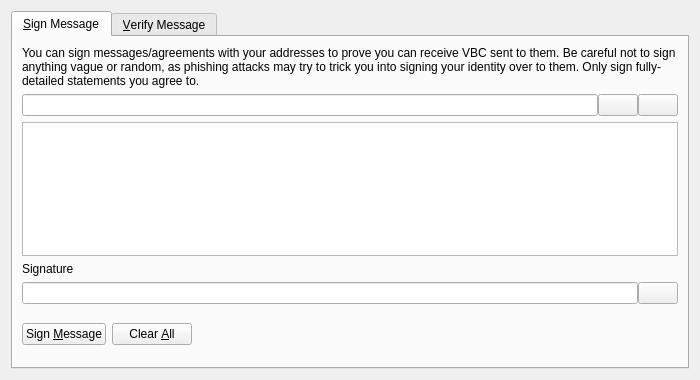
<?xml version="1.0" encoding="UTF-8"?>
<ui version="4.0">
 <class>SignVerifyMessageDialog</class>
 <widget class="QDialog" name="SignVerifyMessageDialog">
  <property name="geometry">
   <rect>
    <x>0</x>
    <y>0</y>
    <width>700</width>
    <height>380</height>
   </rect>
  </property>
  <property name="windowTitle">
   <string>Signatures - Sign / Verify a Message</string>
  </property>
  <property name="modal">
   <bool>true</bool>
  </property>
  <layout class="QVBoxLayout" name="verticalLayout">
   <item>
    <widget class="QTabWidget" name="tabWidget">
     <property name="currentIndex">
      <number>0</number>
     </property>
     <widget class="QWidget" name="tabSignMessage">
      <attribute name="title">
       <string>&amp;Sign Message</string>
      </attribute>
      <layout class="QVBoxLayout" name="verticalLayout_SM">
       <item>
        <widget class="QLabel" name="infoLabel_SM">
         <property name="text">
          <string>You can sign messages/agreements with your addresses to prove you can receive VBC sent to them. Be careful not to sign anything vague or random, as phishing attacks may try to trick you into signing your identity over to them. Only sign fully-detailed statements you agree to.</string>
         </property>
         <property name="textFormat">
          <enum>Qt::PlainText</enum>
         </property>
         <property name="wordWrap">
          <bool>true</bool>
         </property>
        </widget>
       </item>
       <item>
        <layout class="QHBoxLayout" name="horizontalLayout_1_SM">
         <property name="spacing">
          <number>0</number>
         </property>
         <item>
          <widget class="QValidatedLineEdit" name="addressIn_SM">
           <property name="toolTip">
            <string>The VibofChain address to sign the message with</string>
           </property>
          </widget>
         </item>
         <item>
          <widget class="QPushButton" name="addressBookButton_SM">
           <property name="toolTip">
            <string>Choose previously used address</string>
           </property>
           <property name="text">
            <string/>
           </property>
           <property name="icon">
            <iconset resource="../vibofchain.qrc">
             <normaloff>:/icons/address-book</normaloff>:/icons/address-book</iconset>
           </property>
           <property name="shortcut">
            <string>Alt+A</string>
           </property>
           <property name="autoDefault">
            <bool>false</bool>
           </property>
          </widget>
         </item>
         <item>
          <widget class="QPushButton" name="pasteButton_SM">
           <property name="toolTip">
            <string>Paste address from clipboard</string>
           </property>
           <property name="text">
            <string/>
           </property>
           <property name="icon">
            <iconset resource="../vibofchain.qrc">
             <normaloff>:/icons/editpaste</normaloff>:/icons/editpaste</iconset>
           </property>
           <property name="shortcut">
            <string>Alt+P</string>
           </property>
           <property name="autoDefault">
            <bool>false</bool>
           </property>
          </widget>
         </item>
        </layout>
       </item>
       <item>
        <widget class="QPlainTextEdit" name="messageIn_SM">
         <property name="toolTip">
          <string>Enter the message you want to sign here</string>
         </property>
        </widget>
       </item>
       <item>
        <widget class="QLabel" name="signatureLabel_SM">
         <property name="text">
          <string>Signature</string>
         </property>
         <property name="textFormat">
          <enum>Qt::PlainText</enum>
         </property>
        </widget>
       </item>
       <item>
        <layout class="QHBoxLayout" name="horizontalLayout_2_SM">
         <property name="spacing">
          <number>0</number>
         </property>
         <item>
          <widget class="QLineEdit" name="signatureOut_SM">
           <property name="font">
            <font>
             <italic>true</italic>
            </font>
           </property>
           <property name="readOnly">
            <bool>true</bool>
           </property>
          </widget>
         </item>
         <item>
          <widget class="QPushButton" name="copySignatureButton_SM">
           <property name="toolTip">
            <string>Copy the current signature to the system clipboard</string>
           </property>
           <property name="text">
            <string/>
           </property>
           <property name="icon">
            <iconset resource="../vibofchain.qrc">
             <normaloff>:/icons/editcopy</normaloff>:/icons/editcopy</iconset>
           </property>
           <property name="autoDefault">
            <bool>false</bool>
           </property>
          </widget>
         </item>
        </layout>
       </item>
       <item>
        <layout class="QHBoxLayout" name="horizontalLayout_3_SM">
         <item>
          <widget class="QPushButton" name="signMessageButton_SM">
           <property name="toolTip">
            <string>Sign the message to prove you own this VibofChain address</string>
           </property>
           <property name="text">
            <string>Sign &amp;Message</string>
           </property>
           <property name="icon">
            <iconset resource="../vibofchain.qrc">
             <normaloff>:/icons/edit</normaloff>:/icons/edit</iconset>
           </property>
           <property name="autoDefault">
            <bool>false</bool>
           </property>
          </widget>
         </item>
         <item>
          <widget class="QPushButton" name="clearButton_SM">
           <property name="toolTip">
            <string>Reset all sign message fields</string>
           </property>
           <property name="text">
            <string>Clear &amp;All</string>
           </property>
           <property name="icon">
            <iconset resource="../vibofchain.qrc">
             <normaloff>:/icons/remove</normaloff>:/icons/remove</iconset>
           </property>
           <property name="autoDefault">
            <bool>false</bool>
           </property>
          </widget>
         </item>
         <item>
          <spacer name="horizontalSpacer_1_SM">
           <property name="orientation">
            <enum>Qt::Horizontal</enum>
           </property>
           <property name="sizeHint" stdset="0">
            <size>
             <width>40</width>
             <height>48</height>
            </size>
           </property>
          </spacer>
         </item>
         <item>
          <widget class="QLabel" name="statusLabel_SM">
           <property name="font">
            <font>
             <weight>75</weight>
             <bold>true</bold>
            </font>
           </property>
           <property name="text">
            <string/>
           </property>
           <property name="wordWrap">
            <bool>true</bool>
           </property>
          </widget>
         </item>
         <item>
          <spacer name="horizontalSpacer_2_SM">
           <property name="orientation">
            <enum>Qt::Horizontal</enum>
           </property>
           <property name="sizeHint" stdset="0">
            <size>
             <width>40</width>
             <height>48</height>
            </size>
           </property>
          </spacer>
         </item>
        </layout>
       </item>
      </layout>
     </widget>
     <widget class="QWidget" name="tabVerifyMessage">
      <attribute name="title">
       <string>&amp;Verify Message</string>
      </attribute>
      <layout class="QVBoxLayout" name="verticalLayout_VM">
       <item>
        <widget class="QLabel" name="infoLabel_VM">
         <property name="text">
          <string>Enter the receiver's address, message (ensure you copy line breaks, spaces, tabs, etc. exactly) and signature below to verify the message. Be careful not to read more into the signature than what is in the signed message itself, to avoid being tricked by a man-in-the-middle attack. Note that this only proves the signing party receives with the address, it cannot prove sendership of any transaction!</string>
         </property>
         <property name="textFormat">
          <enum>Qt::PlainText</enum>
         </property>
         <property name="alignment">
          <set>Qt::AlignLeading|Qt::AlignLeft|Qt::AlignTop</set>
         </property>
         <property name="wordWrap">
          <bool>true</bool>
         </property>
        </widget>
       </item>
       <item>
        <layout class="QHBoxLayout" name="horizontalLayout_1_VM">
         <property name="spacing">
          <number>0</number>
         </property>
         <item>
          <widget class="QValidatedLineEdit" name="addressIn_VM">
           <property name="toolTip">
            <string>The VibofChain address the message was signed with</string>
           </property>
          </widget>
         </item>
         <item>
          <widget class="QPushButton" name="addressBookButton_VM">
           <property name="toolTip">
            <string>Choose previously used address</string>
           </property>
           <property name="text">
            <string/>
           </property>
           <property name="icon">
            <iconset resource="../vibofchain.qrc">
             <normaloff>:/icons/address-book</normaloff>:/icons/address-book</iconset>
           </property>
           <property name="shortcut">
            <string>Alt+A</string>
           </property>
           <property name="autoDefault">
            <bool>false</bool>
           </property>
          </widget>
         </item>
        </layout>
       </item>
       <item>
        <widget class="QPlainTextEdit" name="messageIn_VM"/>
       </item>
       <item>
        <widget class="QValidatedLineEdit" name="signatureIn_VM"/>
       </item>
       <item>
        <layout class="QHBoxLayout" name="horizontalLayout_2_VM">
         <item>
          <widget class="QPushButton" name="verifyMessageButton_VM">
           <property name="toolTip">
            <string>Verify the message to ensure it was signed with the specified VibofChain address</string>
           </property>
           <property name="text">
            <string>Verify &amp;Message</string>
           </property>
           <property name="icon">
            <iconset resource="../vibofchain.qrc">
             <normaloff>:/icons/transaction_0</normaloff>:/icons/transaction_0</iconset>
           </property>
           <property name="autoDefault">
            <bool>false</bool>
           </property>
          </widget>
         </item>
         <item>
          <widget class="QPushButton" name="clearButton_VM">
           <property name="toolTip">
            <string>Reset all verify message fields</string>
           </property>
           <property name="text">
            <string>Clear &amp;All</string>
           </property>
           <property name="icon">
            <iconset resource="../vibofchain.qrc">
             <normaloff>:/icons/remove</normaloff>:/icons/remove</iconset>
           </property>
           <property name="autoDefault">
            <bool>false</bool>
           </property>
          </widget>
         </item>
         <item>
          <spacer name="horizontalSpacer_1_VM">
           <property name="orientation">
            <enum>Qt::Horizontal</enum>
           </property>
           <property name="sizeHint" stdset="0">
            <size>
             <width>40</width>
             <height>48</height>
            </size>
           </property>
          </spacer>
         </item>
         <item>
          <widget class="QLabel" name="statusLabel_VM">
           <property name="font">
            <font>
             <weight>75</weight>
             <bold>true</bold>
            </font>
           </property>
           <property name="text">
            <string/>
           </property>
           <property name="wordWrap">
            <bool>true</bool>
           </property>
          </widget>
         </item>
         <item>
          <spacer name="horizontalSpacer_2_VM">
           <property name="orientation">
            <enum>Qt::Horizontal</enum>
           </property>
           <property name="sizeHint" stdset="0">
            <size>
             <width>40</width>
             <height>48</height>
            </size>
           </property>
          </spacer>
         </item>
        </layout>
       </item>
      </layout>
     </widget>
    </widget>
   </item>
  </layout>
 </widget>
 <customwidgets>
  <customwidget>
   <class>QValidatedLineEdit</class>
   <extends>QLineEdit</extends>
   <header>qvalidatedlineedit.h</header>
  </customwidget>
 </customwidgets>
 <resources>
  <include location="../vibofchain.qrc"/>
 </resources>
 <connections/>
</ui>
